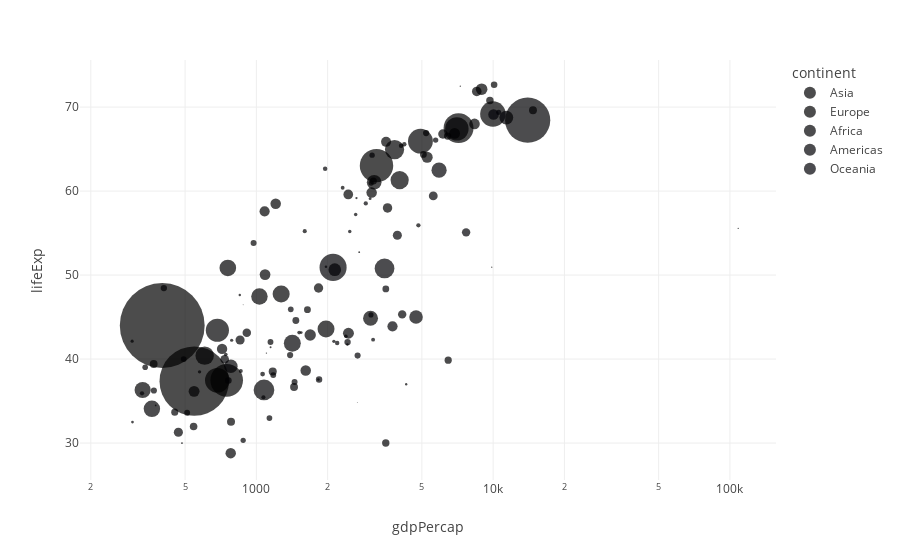

Here is the notebook cell this chart was saved with:
### Markdown cell above
## Generate plot

### Code cell


### Figure 1 — Plotly figure (JSON) as saved in the notebook; plotly's stock layout.template omitted (floating-point values rounded to 4 significant figures)
{"data": [{"hovertemplate": "<b>%{hovertext}</b><br><br>continent=Asia<br>gdpPercap=%{x}<br>lifeExp=%{y}<br>pop=%{marker.size}<extra></extra>", "hovertext": ["Afghanistan", "Bahrain", "Bangladesh", "Cambodia", "China", "Hong Kong, China", "India", "Indonesia", "Iran", "Iraq", "Israel", "Japan", "Jordan", "Korea, Dem. Rep.", "Korea, Rep.", "Kuwait", "Lebanon", "Malaysia", "Mongolia", "Myanmar", "Nepal", "Oman", "Pakistan", "Philippines", "Saudi Arabia", "Singapore", "Sri Lanka", "Syria", "Taiwan", "Thailand", "Vietnam", "West Bank and Gaza", "Yemen, Rep."], "legendgroup": "Asia", "marker": {"color": "#000001", "size": [8425333, 120447, 46886859, 4693836, 556263527, 2125900, 372000000, 82052000, 17272000, 5441766, 1620914, 86459025, 607914, 8865488, 20947571, 160000, 1439529, 6748378, 800663, 20092996, 9182536, 507833, 41346560, 22438691, 4005677, 1127000, 7982342, 3661549, 8550362, 21289402, 26246839, 1030585, 4963829], "sizemode": "area", "sizeref": 154500.0, "symbol": "circle"}, "mode": "markers", "name": "Asia", "orientation": "v", "showlegend": true, "type": "scatter", "x": [779.4, 9867.0, 684.2, 368.5, 400.4, 3054.0, 546.6, 749.7, 3035.0, 4130.0, 4087.0, 3217.0, 1547.0, 1088.0, 1031.0, 108400.0, 4835.0, 1831.0, 786.6, 331, 545.9, 1828.0, 684.6, 1273.0, 6460.0, 2315.0, 1084.0, 1643.0, 1207.0, 757.8, 605.1, 1516.0, 781.7], "xaxis": "x", "y": [28.8, 50.94, 37.48, 39.42, 44, 60.96, 37.37, 37.47, 44.87, 45.32, 65.39, 63.03, 43.16, 50.06, 47.45, 55.56, 55.93, 48.46, 42.24, 36.32, 36.16, 37.58, 43.44, 47.75, 39.88, 60.4, 57.59, 45.88, 58.5, 50.85, 40.41, 43.16, 32.55], "yaxis": "y"}, {"hovertemplate": "<b>%{hovertext}</b><br><br>continent=Europe<br>gdpPercap=%{x}<br>lifeExp=%{y}<br>pop=%{marker.size}<extra></extra>", "hovertext": ["Albania", "Austria", "Belgium", "Bosnia and Herzegovina", "Bulgaria", "Croatia", "Czech Republic", "Denmark", "Finland", "France", "Germany", "Greece", "Hungary", "Iceland", "Ireland", "Italy", "Montenegro", "Netherlands", "Norway", "Poland", "Portugal", "Romania", "Serbia", "Slovak Republic", "Slovenia", "Spain", "Sweden", "Switzerland", "Turkey", "United Kingdom"], "legendgroup": "Europe", "marker": {"color": "#000002", "size": [1282697, 6927772, 8730405, 2791000, 7274900, 3882229, 9125183, 4334000, 4090500, 42459667, 69145952, 7733250, 9504000, 147962, 2952156, 47666000, 413834, 10381988, 3327728, 25730551, 8526050, 16630000, 6860147, 3558137, 1489518, 28549870, 7124673, 4815000, 22235677, 50430000], "sizemode": "area", "sizeref": 154500.0, "symbol": "circle"}, "mode": "markers", "name": "Europe", "orientation": "v", "showlegend": true, "type": "scatter", "x": [1601.0, 6137.0, 8343.0, 973.5, 2444.0, 3119.0, 6876.0, 9692.0, 6425.0, 7030.0, 7144.0, 3531.0, 5264.0, 7268.0, 5210.0, 4931.0, 2648.0, 8942.0, 10100.0, 4029.0, 3068.0, 3145.0, 3581.0, 5075.0, 4215.0, 3834.0, 8528.0, 14730.0, 1969.0, 9980.0], "xaxis": "x", "y": [55.23, 66.8, 68, 53.82, 59.6, 61.21, 66.87, 70.78, 66.55, 67.41, 67.5, 65.86, 64.03, 72.49, 66.91, 65.94, 59.16, 72.13, 72.67, 61.31, 59.82, 61.05, 58.0, 64.36, 65.57, 64.94, 71.86, 69.62, 43.59, 69.18], "yaxis": "y"}, {"hovertemplate": "<b>%{hovertext}</b><br><br>continent=Africa<br>gdpPercap=%{x}<br>lifeExp=%{y}<br>pop=%{marker.size}<extra></extra>", "hovertext": ["Algeria", "Angola", "Benin", "Botswana", "Burkina Faso", "Burundi", "Cameroon", "Central African Republic", "Chad", "Comoros", "Congo, Dem. Rep.", "Congo, Rep.", "Cote d'Ivoire", "Djibouti", "Egypt", "Equatorial Guinea", "Eritrea", "Ethiopia", "Gabon", "Gambia", "Ghana", "Guinea", "Guinea-Bissau", "Kenya", "Lesotho", "Liberia", "Libya", "Madagascar", "Malawi", "Mali", "Mauritania", "Mauritius", "Morocco", "Mozambique", "Namibia", "Niger", "Nigeria", "Reunion", "Rwanda", "Sao Tome and Principe", "Senegal", "Sierra Leone", "Somalia", "South Africa", "Sudan", "Swaziland", "Tanzania", "Togo", "Tunisia", "Uganda", "Zambia", "Zimbabwe"], "legendgroup": "Africa", "marker": {"color": "#000003", "size": [9279525, 4232095, 1738315, 442308, 4469979, 2445618, 5009067, 1291695, 2682462, 153936, 14100005, 854885, 2977019, 63149, 22223309, 216964, 1438760, 20860941, 420702, 284320, 5581001, 2664249, 580653, 6464046, 748747, 863308, 1019729, 4762912, 2917802, 3838168, 1022556, 516556, 9939217, 6446316, 485831, 3379468, 33119096, 257700, 2534927, 60011, 2755589, 2143249, 2526994, 14264935, 8504667, 290243, 8322925, 1219113, 3647735, 5824797, 2672000, 3080907], "sizemode": "area", "sizeref": 154500.0, "symbol": "circle"}, "mode": "markers", "name": "Africa", "orientation": "v", "showlegend": true, "type": "scatter", "x": [2449.0, 3521.0, 1063.0, 851.2, 543.3, 339.3, 1173.0, 1071.0, 1179.0, 1103.0, 780.5, 2126.0, 1389.0, 2670.0, 1419.0, 375.6, 328.9, 362.1, 4293.0, 485.2, 911.3, 510.2, 299.9, 853.5, 298.8, 575.6, 2388.0, 1443.0, 369.2, 452.3, 743.1, 1968.0, 1688.0, 468.5, 2424.0, 761.9, 1077.0, 2719.0, 493.3, 879.6, 1450.0, 879.8, 1136.0, 4725.0, 1616.0, 1148.0, 716.7, 859.8, 1468.0, 734.8, 1147.0, 406.9], "xaxis": "x", "y": [43.08, 30.02, 38.22, 47.62, 31.98, 39.03, 38.52, 35.46, 38.09, 40.72, 39.14, 42.11, 40.48, 34.81, 41.89, 34.48, 35.93, 34.08, 37.0, 30, 43.15, 33.61, 32.5, 42.27, 42.14, 38.48, 42.72, 36.68, 36.26, 33.69, 40.54, 50.99, 42.87, 31.29, 41.73, 37.44, 36.32, 52.72, 40, 46.47, 37.28, 30.33, 32.98, 45.01, 38.63, 41.41, 41.22, 38.6, 44.6, 39.98, 42.04, 48.45], "yaxis": "y"}, {"hovertemplate": "<b>%{hovertext}</b><br><br>continent=Americas<br>gdpPercap=%{x}<br>lifeExp=%{y}<br>pop=%{marker.size}<extra></extra>", "hovertext": ["Argentina", "Bolivia", "Brazil", "Canada", "Chile", "Colombia", "Costa Rica", "Cuba", "Dominican Republic", "Ecuador", "El Salvador", "Guatemala", "Haiti", "Honduras", "Jamaica", "Mexico", "Nicaragua", "Panama", "Paraguay", "Peru", "Puerto Rico", "Trinidad and Tobago", "United States", "Uruguay", "Venezuela"], "legendgroup": "Americas", "marker": {"color": "#000004", "size": [17876956, 2883315, 56602560, 14785584, 6377619, 12350771, 926317, 6007797, 2491346, 3548753, 2042865, 3146381, 3201488, 1517453, 1426095, 30144317, 1165790, 940080, 1555876, 8025700, 2227000, 662850, 157553000, 2252965, 5439568], "sizemode": "area", "sizeref": 154500.0, "symbol": "circle"}, "mode": "markers", "name": "Americas", "orientation": "v", "showlegend": true, "type": "scatter", "x": [5911.0, 2677.0, 2109.0, 11370.0, 3940.0, 2144.0, 2627.0, 5587.0, 1398.0, 3522.0, 3048.0, 2428.0, 1840.0, 2195.0, 2899.0, 3478.0, 3112.0, 2480.0, 1952.0, 3759.0, 3082.0, 3023.0, 13990.0, 5717.0, 7690.0], "xaxis": "x", "y": [62.48, 40.41, 50.92, 68.75, 54.74, 50.64, 57.21, 59.42, 45.93, 48.36, 45.26, 42.02, 37.58, 41.91, 58.53, 50.79, 42.31, 55.19, 62.65, 43.9, 64.28, 59.1, 68.44, 66.07, 55.09], "yaxis": "y"}, {"hovertemplate": "<b>%{hovertext}</b><br><br>continent=Oceania<br>gdpPercap=%{x}<br>lifeExp=%{y}<br>pop=%{marker.size}<extra></extra>", "hovertext": ["Australia", "New Zealand"], "legendgroup": "Oceania", "marker": {"color": "#000005", "size": [8691212, 1994794], "sizemode": "area", "sizeref": 154500.0, "symbol": "circle"}, "mode": "markers", "name": "Oceania", "orientation": "v", "showlegend": true, "type": "scatter", "x": [10040.0, 10560.0], "xaxis": "x", "y": [69.12, 69.39], "yaxis": "y"}], "layout": {"legend": {"itemsizing": "constant", "title": {"text": "continent"}, "tracegroupgap": 0}, "margin": {"t": 60}, "xaxis": {"anchor": "y", "domain": [0, 1], "title": {"text": "gdpPercap"}, "type": "log"}, "yaxis": {"anchor": "x", "domain": [0, 1], "title": {"text": "lifeExp"}}}}
